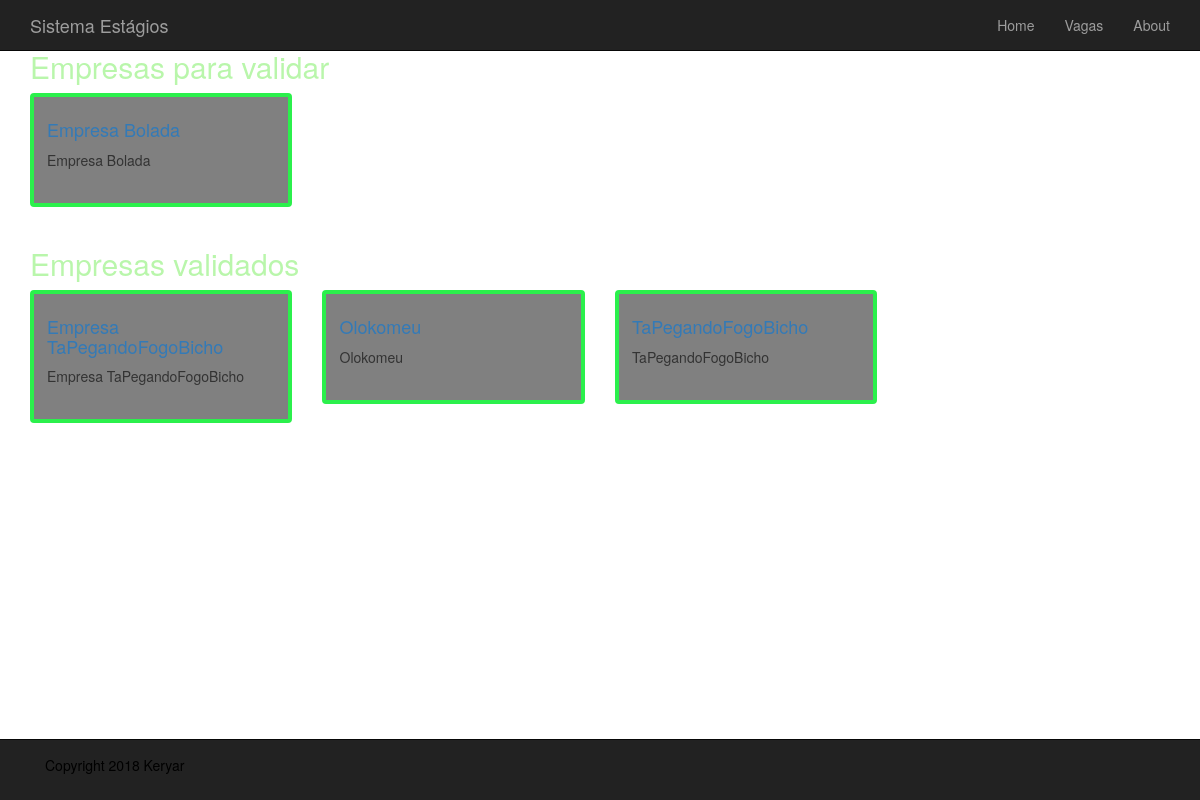
Before: /actions/list_enterprise with the older database file.
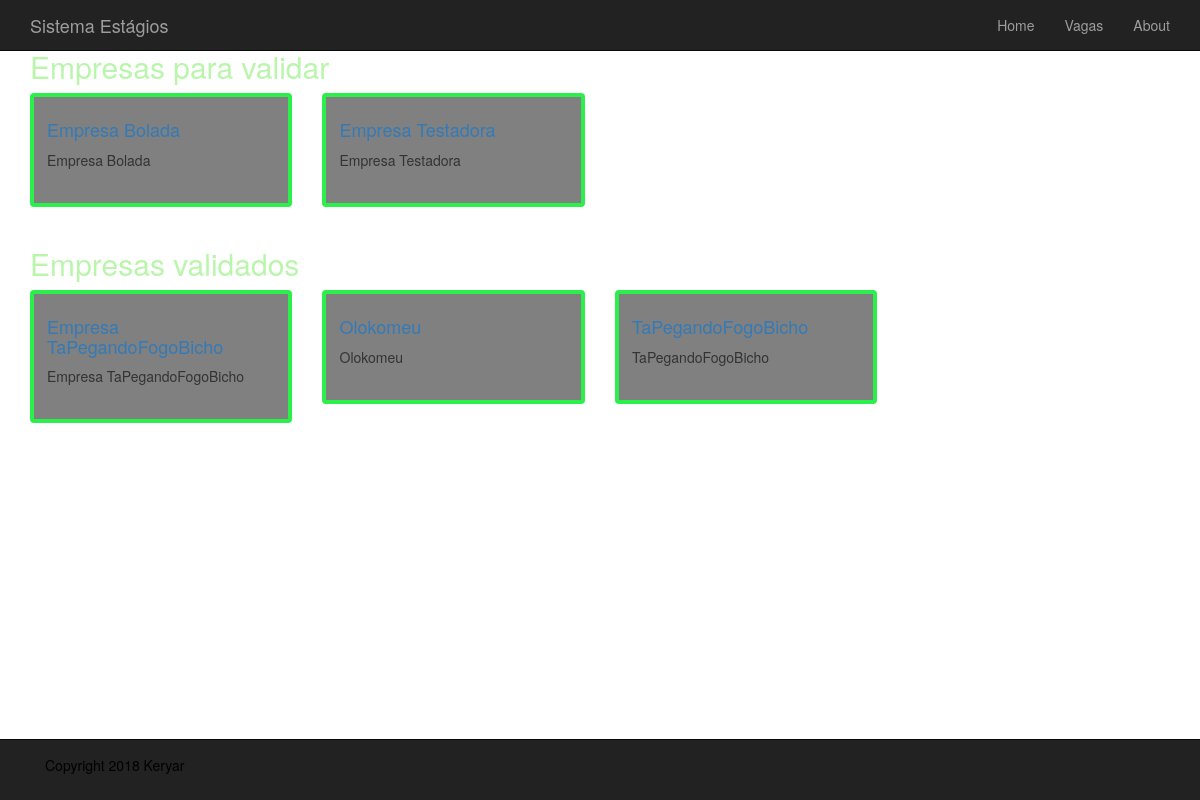
After: the same page with the newer database file.
### user_actions/models.py (models this page shows, shortened)
class Enterprise(models.Model):
    name = models.CharField(max_length=200, db_index=True)
    slug = models.SlugField(max_length=200, db_index=True, unique=True)
    pw = models.CharField(max_length=200)
    description = models.TextField(blank=True)
    validation_pending = models.BooleanField(default=True)
    registered = models.BooleanField(default=False)
    able = models.BooleanField(default=False)
    register_date = models.DateTimeField(auto_now_add=True)
    update_date = models.DateTimeField(auto_now=True)
    class Meta:
        ordering = ('name',)
        verbose_name = 'enterprise'
        verbose_name_plural = 'enterprises'
    def get_absolute_path(self):
        return reverse('user_actions:validate_enterprise', args=[self.id, self.slug])

### user_actions/views.py (the view)
def list_enterprise(request):
    unverified_enterprises = Enterprise.objects.filter(validation_pending=True)
    verified_enterprises = Enterprise.objects.filter(validation_pending=False)
    return render(request, 'user_actions/coordinator_pages/list_enterprise.html', {
        'unverified_enterprises' : unverified_enterprises,
        'verified_enterprises' : verified_enterprises,
        })

### user_actions/templates/user_actions/coordinator_pages/list_enterprise.html (shortened to what this page needs)
{% extends 'base.html' %}
{% load static %}
{% block conteudo %}
    <div class="container">
        <div class="row">
            <div class="col-sm-12">
                <div class="row">
                    <div class="col-sm-9">
                        <h2>Empresas para validar</h2>
                        <div class="row">
                                {% for enterprise in unverified_enterprises %}
                                    <div class="col-md-4 col-sm-6">
                                        <div class="thumbnail">
                                            <div class="caption">
                                                 <h4><a href="{{ enterprise.get_absolute_path }}">{{ enterprise.name }}</a></h4>
                                                {{ enterprise.name }}
                                                <br>
                                                <br>
                                            </div>
                                        </div>
                                    </div>
                                {% endfor %}
                        </div>
                    </div>
                </div>
                <div class="row">
                    <div class="col-sm-9">
                        <h2>Empresas validados</h2>
                        <div class="row">
                                {% for enterprise in verified_enterprises %}
                                    <div class="col-md-4 col-sm-6">
                                        <div class="thumbnail">
                                            <div class="caption">
                                                 <h4><a href="{{ enterprise.get_absolute_path }}">{{ enterprise.name }}</a></h4>
                                                {{ enterprise.name }}
                                                <br>
                                                <br>
                                            </div>
                                        </div>
                                    </div>
                                {% endfor %}
                        </div>
                    </div>
                </div>
            </div>
        </div>
    </div>
{% endblock %}

Changed rows visible on the page:
added Enterprise: name "Empresa Testadora", shown under "Empresas para validar"
